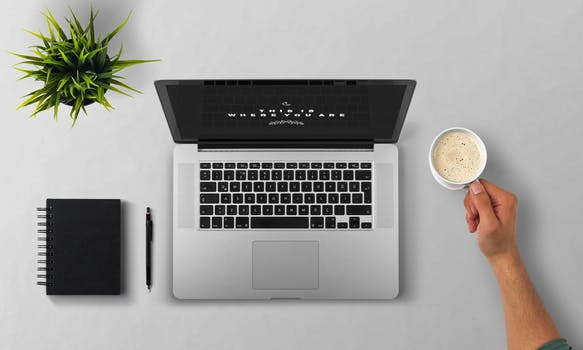
#> input picture 数据/1.jpeg, 583 x 350 px
$ jupyter execute 01_NumPy.ipynb   (shell and % lines are left out)
#> lines starting #> are read from the running program, lines starting #| are printed output that depends on the picture
[cell 1]
# 导入numpy包
import numpy as np

## 简单入门：

[cell 2]
data1 = [2, 3, 4] # 列表
arr1 = np.array(data1)
arr1

[cell 3]
data2 = (5, 6, 7)  # 元祖
arr2 = np.array(data2)
arr2

[cell 4]
data3 = ([1, 2, 3, 4], [5, 6, 7, 8])  # 多维数组，2个列表
arr3 = np.array(data3)
arr3

[cell 5]
arr3.shape  # 查看数据格式，2行4列

[cell 6]
arr3.dtype  # 查看数据类型，是整型

[cell 7]
data4 = [1.2, 2, 3.34, 5]
arr4 = np.array(data4)
arr4

[cell 8]
arr4.dtype # 查看数据类型，是浮点型

## 创建数组
|函数	|使用说明|
| :--------| :------------|
|arange	|类似于内置的range函数，用于创建数组|
|ones	|创建指定长度或形状的全1数组|
|ones_like	|以另一个数组为参考，根据其形状和dtype创建全1数组|
|zeros、zeros_like	|类似于ones、ones_like，创建全0数据|
|empty、empty_like	|同上，创建没有具体值的数|
|eye、identity	|创建正方的N*N单位矩阵\

## ndarray数据对象属性
|函数	|使用说明|
| :---| :---|
|.ndim	|秩，即数据轴的个数|
|.shape	|数组的维度|
|.size	|元素的总个数|
|.dtype	|数据类型|
|.itemsize	|数组中每个元素的字节大小|

[cell 9]
np.arange(10)

[cell 10]
np.ones(4)

[cell 11]
np.ones((2,4))

[cell 12]
np.zeros(4)

[cell 13]
np.zeros((2,4))

[cell 14]
np.empty(2)

[cell 15]
np.empty((2, 2, 3))

[cell 16]
arr3

[cell 17]
arr5 = np.empty_like(arr3)
arr5

[cell 18]
arr5.dtype

[cell 19]
np.eye(2)

[cell 20]
data = ([2, 3, 4],[5, 3, 2])
arr = np.array(data)
arr

[cell 21]
arr.ndim # 2维数组

[cell 22]
arr.shape # 2行3列

[cell 23]
arr.size # 6个数字

arr数据的数据类型是int32位，对于计算机而言，1个字节是8位，所以arr的itemsize属性值为4

[cell 24]
arr.dtype

[cell 25]
arr.itemsize

[cell 26]
arr1 = np.arange(5)
arr1

[cell 27]
arr1.dtype

[cell 28]
arr2 = np.arange(5, dtype='float64')
arr2

[cell 29]
arr2.dtype

[cell 30]
arr2 = arr2.astype('int')
# arr2 = arr2.astype(np.int32)
arr2

[cell 31]
arr2 = arr2.astype(np.float64)
arr2

[cell 32]
arr1

[cell 33]
arr3 = arr1.astype('string_')
arr3

[cell 34]
arr3.astype(np.int32)

[cell 35]
arr = np.array([2.3, 3.5, 6.9, 10.0])
arr

[cell 36]
arr.astype('int32')

[cell 37]
arr  # 原数组并不改变，需要赋值给新数组

## 数据变换
- 数据重塑
	对于定义好的数组，可以通过reshape方法改变其数据维度。传入的参数为新维度元祖。

[cell 38]
arr = np.arange(9)
arr

[cell 39]
arr.reshape((3, 3))

[cell 40]
# 多维数组也可以被重塑
arr = np.array([[3, 4, 5], [1, 2, 3]])
arr.reshape((3,2))

[cell 41]
# reshape的参数中的一维参数可以设置为-1，
# 表示数据的维度可以通过数据本身来推断
arr = np.arange(12)
arr.reshape((3, -1))

- 与reshape相反的方法是数据散开（revel）或扁平化（flatten）：

[cell 42]
arr = np.arange(10).reshape((5,2))
arr

[cell 43]
arr.ravel()
# arr.flatten()

[cell 44]
arr  # 数据重塑不会改变原数组

## 数据合并
- 数据合并用于几个数组间的操作，concatenate方法通过指定轴方向，将多个数组合并在一起：

[cell 45]
arr1 = np.arange(12).reshape(3,4)
arr1

[cell 46]
arr2 = np.arange(12,24).reshape(3,4)
arr2

[cell 47]
np.concatenate([arr1, arr2], axis=0)

[cell 48]
np.concatenate([arr1, arr2], axis=1)

- 此外，NumPy中还提供了几个比较简单易懂的方法，如vstack和hstack：

[cell 49]
np.vstack((arr1, arr2)) # 垂直叠

[cell 50]
np.hstack((arr1, arr2)) # 水平叠

## 数组拆分
- 通过split方法可以将数组拆分为多个数组：

[cell 51]
arr = np.arange(12).reshape((6,2))
arr

[cell 52]
np.split(arr, [2, 4])

## 数据转置和轴对称
- 转置是数组重塑的一种特殊形式，可以通过transpose方法进行转置（X轴变成Y轴，Y轴变成X轴）。
- transpose方法需要传入轴编号组成的元祖，也可以使用.T：

[cell 53]
arr = np.arange(12).reshape(3,4)
arr

[cell 54]
arr.transpose((1,0))

[cell 55]
arr.T

## NumPy的随机数函数
|函数	|使用说明|
|--|--|
|rand	|产生均匀分布的样本值|
|randint	|给定范围内取随机整数|
|randn	|产生正态分布的样本值|
|seed	|随机数种子|
|permutation	|对一个序列随机排序，不改变原数组|
|shuffle	|对一个序列随机排序，改变原数组|
|uniform(low, high, size)	|产生具有均匀分布的数组，low表示起始值，high表示结束值，size表示形状|
|normal(loc, scale, size)	|产生具有正态分布的数组，loc表示均值，scale表示标准差|
|poisson(lam, size)	|产生具有泊松分布的数组，lam表示随机事件发生率|

[cell 56]
arr = np.random.randint(100, 200, size=(5, 4))
arr

[cell 57]
arr = np.random.randn(2, 3, 4)
arr

[cell 58]
arr = np.random.normal(4, 5 ,size=(3,5))
arr

[cell 59]
arr = np.random.seed(5)
print(arr)

[cell 60]
arr = np.random.randint(100, 200, size=(5, 4))
arr

[cell 61]
np.random.permutation(arr)

[cell 62]
np.random.shuffle(arr)
arr

## 数组的索引和切片
- 索引<br/>
    一维数组的索引类似Python列表：

[cell 63]
arr = np.arange(10)
arr

[cell 64]
arr[3]

[cell 65]
arr[-1]

[cell 66]
arr[2] = 123
arr

[cell 67]
arr[3] = 99
arr

[cell 68]
arr1 = arr[-3:-1]
arr1

[cell 69]
arr1[:] = 77
arr

[cell 70]
arr

- 数组的切片和索引返回都是原始数组的视图。在视图上的操作都会使原数组发生改变。
- 如果需要赋值数据，则可以同copy方法：

[cell 71]
arr1 = arr[1].copy()
arr1 = 34
arr

- 二维数组的索引

[cell 72]
arr = np.arange(15).reshape(3,5)
arr

[cell 73]
arr[0]

[cell 74]
arr[2]

[cell 75]
arr[0][3]

[cell 76]
arr[2, 3] # 两种方法等价

- 高维数组的索引

[cell 77]
arr = np.arange(12).reshape(2, 2, 3)
arr

[cell 78]
arr[0]

[cell 79]
arr[1, 1]

[cell 80]
arr[0, 1, 2]

[cell 81]
old = arr[0].copy()
arr[0] = 12
arr

[cell 82]
arr[0] = old
arr

## 切片
- 一维数组的切片类似Python列表：

[cell 83]
arr = np.arange(6)
arr

[cell 84]
arr[2:5] # 不包括尾数

- 多维数组的切片是按照轴方向进行的，当在中括号中输入一个参数时，数组就会按照0轴（也就是第一轴）方向进行切片：

[cell 85]
arr = np.arange(12).reshape(4,3)
arr

[cell 86]
arr[2:]

[cell 87]
arr[:, 1]

[cell 88]
arr[:, 1:2]

[cell 89]
arr[2:, 1:]

## 布尔索引
- 如果每个水果对应于datas数组中的每一行，我们要取出‘pear’对应的datas的行，这时就需要用到布尔选择器：

[cell 90]
fruits = np.array(['apple', 'banana', 'pear', 'banana', 'pear', 'apple', 'pear'])
datas = np.random.randint(-1, 1, size=(7,5))

[cell 91]
fruits

[cell 92]
datas

[cell 93]
fruits = np.array(['apple', 'banana', 'pear', 'banana', 'pear', 'apple', 'pear'])

[cell 94]
fruits == 'pear'

[cell 95]
datas[fruits == 'pear'] # 把是True部位的输出

[cell 96]
datas[fruits != 'pear']

[cell 97]
datas[(fruits == 'apple') | (fruits == 'banana')]

- 可以结合切片和索引来使用：

[cell 98]
datas[fruits == 'pear', 2:]

[cell 99]
datas[fruits == 'pear', 2]

- 通过以下代码可以完成datas数组中的0值替换为1值：

[cell 100]
datas[datas == 0] = 1
datas

## 花式索引
- 它可以通过整数列表或数组进行索引：

[cell 101]
arr

[cell 102]
arr[[1, 3, 2]]

[cell 103]
arr[[3, 2]]

[cell 104]
arr[[3, 2]][:, [2, 1]]

[cell 105]
arr[np.ix_([3, 2],[2, 1])]

[cell 106]
arr = np.arange(4).reshape(2,2)
arr

## 数组运算
- 加减乘除

[cell 107]
arr + 2

[cell 108]
arr - 3

[cell 109]
arr * 10

[cell 110]
arr / 2

[cell 111]
arr * arr

[cell 112]
arr - arr

## 通用函数
- abs函数求绝对值，square求平方：

[cell 113]
arr = np.random.randint(-10, 10, size=(3,3))
arr

[cell 114]
np.abs(arr)

[cell 115]
np.square(arr)

- 以上函数都是传入一个数组，所以这些函数都是一元函数。有一些函数需要传入两个数组并返回一个数组，这些函数被称为二元函数，如add函数，minimum函数：

[cell 116]
arr1 = np.random.randint(1, 10, size=(5))
arr1

[cell 117]
arr2 = np.random.randint(1, 10, size=5)
arr2

[cell 118]
np.add(arr1, arr2)

[cell 119]
np.minimum(arr1, arr2) # 计算元素最小值

- 有些通用函数还可以返回两个数组，如modf函数，可以返回数组元素的小数和整数部分：

[cell 120]
arr = np.random.normal(2, 4, size=6)
arr

[cell 121]
np.modf(arr)

- 条件逻辑运算

[cell 122]
arr1 = np.array([1, 2, 3, 4])
arr2 = np.array([5, 6, 7, 8])
cond = np.array([True, False, False, True])

- 如果需要通过cond的值来选取arr1和arr2的值，当cond为Ture时，选择arr1的值，否则选择arr2的值，那么可以通过if语句判断来实现：

[cell 123]
result = [(x if c else y) for x, y, c in zip(arr1, arr2, cond)]
result

- 但这种方法存在两个问题：<br/>第一，对大规模数组处理速度不是很快；<br/>第二，无法用于多维数组。若使用Numpy的where函数则可以解决：

[cell 124]
result = np.where(cond, arr1, arr2) # cond为条件
result

- where函数中的第二个和第三个参数可以为标量。例如：新建一个随机符合正态分布的数组，通过数据处理将正值替换为1，负值替换为-1：

[cell 125]
arr = np.random.randn(4, 4)
arr

[cell 126]
new_arr = np.where(arr > 0, 1, -1)
new_arr

- 在if中使用elif函数可以进行多条件判断。np.where函数通过嵌套的where表达式也可以完成同样的功能：

[cell 127]
arr = np.random.randint(1, 300, size=(3,3))
arr

[cell 128]
new_arr = np.where(arr > 200, 3,
                   np.where(arr > 100, 2, 1))
new_arr

[cell 129]
arr

## 统计运算
|方法|使用说明|
|--|--|
|sum|求和|
|mean|算术平均数|
|std、var|标准差和方差|
|min、max|最小值和最大值|
|argmin、argmax|最小和最大元素的索引|
|cumsum|所有元素的累积和|
|cumprod|所有元素的累计积|

[cell 130]
arr = np.random.randn(4, 4)
arr

[cell 131]
arr.sum()

[cell 132]
arr.mean()

[cell 133]
arr.std()

- 上面的函数也可以传入axis参数，用于计算指定轴方向的统计值：

[cell 134]
arr

[cell 135]
arr.mean(axis=1) # x轴，行

[cell 136]
arr.sum(0)  # y轴，列

[cell 137]
-0.6711349+0.61077637-1.35663927-0.48857559

[cell 138]
-0.6711349+0.38970578+0.26486549-0.94990569

[cell 139]
0.61077637-1.35663927-0.6711349-0.48857559

- cumsum和cumprod方法会产生计算结果组成的数组：

[cell 140]
arr = np.arange(9).reshape(3,3)
arr

[cell 141]
arr.cumsum(0)  # y轴

[cell 142]
arr.cumprod(1) # x轴

## 布尔数组运算
- 对于布尔型数组，会强制转换为1和0：

[cell 143]
arr = np.random.randn(20)
arr

[cell 144]
(arr > 0).sum()

- 还有两个方法any和all也可以用于布尔型数组运算。any方法用于测试数组中是否存在一个或多个True；all方法用于检查数组中的所有值是否为True：

[cell 145]
arr = np.array([True, False, False, True])
arr

[cell 146]
arr.any()

[cell 147]
arr.all()

[cell 148]
arr = np.random.randn(10)
arr

[cell 149]
arr.sort()   # 由小到大
arr

[cell 150]
arr = np.random.randn(5, 3)
arr

[cell 151]
arr.sort(1) # x轴上的数字
arr

## 集合运算
- 常使用np.unique方法找出唯一值：

|方法	|使用说明|
|--|--|
|unique(x)|	唯一值|
|intersect1d(x, y)	|公共元素|
|union1d(x, y)	|并集|
|in1d(x, y)|	x的元素是否在y中，返回布尔型数组|
|setdiff1d(x, y)|	集合的差|
|setxor1d(x, y)|	交集取反|

[cell 152]
fruits = np.array(['apple', 'banana', 'pear', 'banana', 'pear', 'apple', 'pear'])
fruits

[cell 153]
np.unique(fruits)

[cell 154]
arr = np.array([2, 3, 3, 4, 1, 2])
arr

[cell 155]
np.unique(arr)  # PS：对唯一值进行了排序

- np.in1d方法用于测试几个数组中是否包含相同的值，返回一个布尔值数组

[cell 156]
arr = np.array([2, 3, 5, 7])
arr

[cell 157]
np.in1d(arr, [2,7]) # 此处是数字1

## 线性代数
- 矩阵点积dot函数：

[cell 158]
arr1 = np.array([[1, 2, 3], [4, 5, 6]])
arr1

[cell 159]
arr2 = np.arange(9).reshape(3, 3)
arr2

[cell 160]
np.dot(arr1, arr2)

- 矩阵行列式：

[cell 161]
from numpy.linalg import det

[cell 162]
arr = np.array([[1, 2], [3, 4]])
arr

[cell 163]
det(arr)

## 数据的存储
- 通过np.savetxt方法可以对数组进行存储：

[cell 164]
arr = np.arange(12).reshape(4,3)
arr

[cell 165]
np.savetxt('ch2ex1.csv', arr, fmt='%d', delimiter=',')

## 数据的读取
- 对于存储的文件，可以通过np.loadtxt方法进行读取，并将其加载到一个数组中：

[cell 166]
arr = np.loadtxt('ch2ex1.csv', delimiter=',')
arr

## 案例：图像反色

[cell 167]
from PIL import Image
import numpy as py

[cell 168]
im = np.array(Image.open('./数据/1.jpeg'))
#> im is the input picture: shape (350, 583, 3); mean R, G, B 160.5, 158.8, 155.5
print(im.shape, im.dtype)
#| (350, 583, 3) uint8

[cell 169]
im

[cell 170]
b = [255, 255, 255] - im  # 数组运算
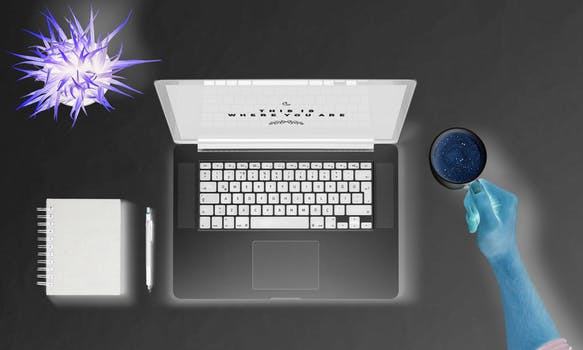
#> b: shape (350, 583, 3) int64; mean R, G, B 94.5, 96.2, 99.5
new_im = Image.fromarray(b.astype('uint8'))
new_im.save('./testdata/new_1.jpg')  # 保存为新图像
